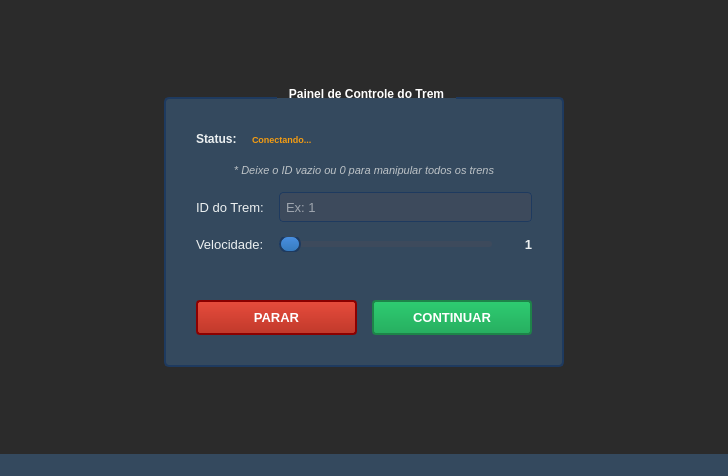
<?xml version="1.0" encoding="UTF-8"?>
<ui version="4.0">
 <class>ControlWindow</class>
 <widget class="QMainWindow" name="ControlWindow">
  <property name="geometry">
   <rect>
    <x>0</x>
    <y>0</y>
    <width>728</width>
    <height>476</height>
   </rect>
  </property>
  <property name="windowTitle">
   <string>Painel de Controle</string>
  </property>
  <property name="styleSheet">
   <string notr="true">QMainWindow {
	background-color: #2b2b2b;
}
QGroupBox {
	background-color: #34495e;
	border: 2px solid #1e3a5f;
	border-radius: 5px;
	margin-top: 10px;
	font-weight: bold;
	color: white;
}
QGroupBox::title {
	subcontrol-origin: margin;
	subcontrol-position: top center;
	padding: 0 10px;
	color: white;
}
QLabel {
	color: #ecf0f1;
}
QLineEdit {
	background-color: #3d4a5c;
	border: 1px solid #1e3a5f;
	border-radius: 4px;
	padding: 4px;
	color: white;
}
QLineEdit:focus {
	border: 2px solid #4a90e2;
	background-color: #455a6f;
}
QLineEdit:invalid {
	border: 2px solid #e74c3c;
	background-color: #5a3a3a;
}
QSlider::groove:horizontal {
	background-color: #3d4a5c;
	height: 6px;
	border-radius: 3px;
}
QSlider::handle:horizontal {
	background: qlineargradient(x1:0, y1:0, x2:0, y2:1, stop:0 #4a90e2, stop:1 #357abd);
	border: 2px solid #1e3a5f;
	width: 18px;
	height: 18px;
	margin: -6px 0;
	border-radius: 9px;
}
QSlider::handle:horizontal:hover {
	background: qlineargradient(x1:0, y1:0, x2:0, y2:1, stop:0 #5ba0f2, stop:1 #4580cd);
}
QSlider::sub-page:horizontal {
	background: qlineargradient(x1:0, y1:0, x2:0, y2:1, stop:0 #4a90e2, stop:1 #357abd);
	border-radius: 3px;
}</string>
  </property>
  <widget class="QWidget" name="centralwidget">
   <layout class="QVBoxLayout" name="verticalLayout_2">
    <item>
     <spacer name="verticalSpacer_top">
      <property name="orientation">
       <enum>Qt::Orientation::Vertical</enum>
      </property>
      <property name="sizeHint" stdset="0">
       <size>
        <width>20</width>
        <height>40</height>
       </size>
      </property>
     </spacer>
    </item>
    <item>
     <layout class="QHBoxLayout" name="horizontalLayout_main">
      <item>
       <spacer name="horizontalSpacer_left">
        <property name="orientation">
         <enum>Qt::Orientation::Horizontal</enum>
        </property>
        <property name="sizeHint" stdset="0">
         <size>
          <width>40</width>
          <height>20</height>
         </size>
        </property>
       </spacer>
      </item>
      <item>
       <widget class="QGroupBox" name="groupBox">
        <property name="minimumSize">
         <size>
          <width>400</width>
          <height>280</height>
         </size>
        </property>
        <property name="title">
         <string>Painel de Controle do Trem</string>
        </property>
        <layout class="QVBoxLayout" name="verticalLayout">
         <property name="spacing">
          <number>15</number>
         </property>
         <property name="leftMargin">
          <number>30</number>
         </property>
         <property name="topMargin">
          <number>30</number>
         </property>
         <property name="rightMargin">
          <number>30</number>
         </property>
         <property name="bottomMargin">
          <number>30</number>
         </property>
         <item>
          <layout class="QHBoxLayout" name="layoutStatus">
           <item>
            <widget class="QLabel" name="label_status">
             <property name="text">
              <string>Status:</string>
             </property>
             <property name="font">
              <font>
               <pointsize>9</pointsize>
               <bold>true</bold>
              </font>
             </property>
            </widget>
           </item>
           <item>
            <widget class="QLabel" name="label_connectionStatus">
             <property name="text">
              <string>Conectando...</string>
             </property>
             <property name="styleSheet">
              <string notr="true">color: #f39c12; font-weight: bold; font-size: 9px;</string>
             </property>
            </widget>
           </item>
           <item>
            <spacer name="horizontalSpacer_status">
             <property name="orientation">
              <enum>Qt::Orientation::Horizontal</enum>
             </property>
             <property name="sizeHint" stdset="0">
              <size>
               <width>40</width>
               <height>20</height>
              </size>
             </property>
            </spacer>
           </item>
          </layout>
         </item>
         <item>
          <widget class="QLabel" name="label_info">
           <property name="styleSheet">
            <string notr="true">color: #bdc3c7; font-style: italic; font-size: 11px;</string>
           </property>
           <property name="text">
            <string>* Deixe o ID vazio ou 0 para manipular todos os trens</string>
           </property>
           <property name="alignment">
            <set>Qt::AlignmentFlag::AlignCenter</set>
           </property>
          </widget>
         </item>
         <item>
          <layout class="QHBoxLayout" name="layoutId">
           <item>
            <widget class="QLabel" name="label_id">
             <property name="font">
              <font>
               <pointsize>10</pointsize>
              </font>
             </property>
             <property name="text">
              <string>ID do Trem:</string>
             </property>
            </widget>
           </item>
           <item>
            <widget class="QLineEdit" name="lineTrainId">
             <property name="minimumSize">
              <size>
               <width>0</width>
               <height>30</height>
              </size>
             </property>
             <property name="font">
              <font>
               <pointsize>10</pointsize>
              </font>
             </property>
             <property name="placeholderText">
              <string>Ex: 1</string>
             </property>
            </widget>
           </item>
          </layout>
         </item>
         <item>
          <layout class="QHBoxLayout" name="layoutSpeed">
           <item>
            <widget class="QLabel" name="label_speed">
             <property name="font">
              <font>
               <pointsize>10</pointsize>
              </font>
             </property>
             <property name="text">
              <string>Velocidade:</string>
             </property>
            </widget>
           </item>
           <item>
            <widget class="QSlider" name="sliderSpeed">
             <property name="cursor">
              <cursorShape>PointingHandCursor</cursorShape>
             </property>
             <property name="minimum">
              <number>1</number>
             </property>
             <property name="maximum">
              <number>100</number>
             </property>
             <property name="orientation">
              <enum>Qt::Orientation::Horizontal</enum>
             </property>
            </widget>
           </item>
           <item>
            <widget class="QLabel" name="labelSpeedValue">
             <property name="minimumSize">
              <size>
               <width>25</width>
               <height>0</height>
              </size>
             </property>
             <property name="font">
              <font>
               <pointsize>10</pointsize>
               <bold>true</bold>
              </font>
             </property>
             <property name="styleSheet">
              <string notr="true">color: #ecf0f1;</string>
             </property>
             <property name="text">
              <string>1</string>
             </property>
             <property name="alignment">
              <set>Qt::AlignmentFlag::AlignRight|Qt::AlignmentFlag::AlignTrailing|Qt::AlignmentFlag::AlignVCenter</set>
             </property>
            </widget>
           </item>
          </layout>
         </item>
         <item>
          <spacer name="verticalSpacer_middle">
           <property name="orientation">
            <enum>Qt::Orientation::Vertical</enum>
           </property>
           <property name="sizeHint" stdset="0">
            <size>
             <width>20</width>
             <height>10</height>
            </size>
           </property>
          </spacer>
         </item>
         <item>
          <layout class="QHBoxLayout" name="layoutButtons">
           <property name="spacing">
            <number>15</number>
           </property>
           <item>
            <widget class="QPushButton" name="btnTrainOff">
             <property name="minimumSize">
              <size>
               <width>0</width>
               <height>35</height>
              </size>
             </property>
             <property name="font">
              <font>
               <pointsize>10</pointsize>
               <bold>true</bold>
              </font>
             </property>
             <property name="cursor">
              <cursorShape>PointingHandCursor</cursorShape>
             </property>
             <property name="styleSheet">
              <string notr="true">QPushButton {
	background: qlineargradient(x1:0, y1:0, x2:0, y2:1, stop:0 #e74c3c, stop:1 #c0392b);
	color: white;
	border-radius: 4px;
	border: 2px solid #8b0000;
}
QPushButton:hover {
	background: qlineargradient(x1:0, y1:0, x2:0, y2:1, stop:0 #f55c4c, stop:1 #d14939);
	border: 2px solid #a00000;
}
QPushButton:pressed {
	background: qlineargradient(x1:0, y1:0, x2:0, y2:1, stop:0 #c0392b, stop:1 #a93226);
}</string>
             </property>
             <property name="text">
              <string>PARAR</string>
             </property>
            </widget>
           </item>
           <item>
            <widget class="QPushButton" name="btnTrainOn">
             <property name="minimumSize">
              <size>
               <width>0</width>
               <height>35</height>
              </size>
             </property>
             <property name="font">
              <font>
               <pointsize>10</pointsize>
               <bold>true</bold>
              </font>
             </property>
             <property name="cursor">
              <cursorShape>PointingHandCursor</cursorShape>
             </property>
             <property name="styleSheet">
              <string notr="true">QPushButton {
	background: qlineargradient(x1:0, y1:0, x2:0, y2:1, stop:0 #2ecc71, stop:1 #27ae60);
	color: white;
	border-radius: 4px;
	border: 2px solid #1e8449;
}
QPushButton:hover {
	background: qlineargradient(x1:0, y1:0, x2:0, y2:1, stop:0 #3edc81, stop:1 #37be70);
	border: 2px solid #229954;
}
QPushButton:pressed {
	background: qlineargradient(x1:0, y1:0, x2:0, y2:1, stop:0 #27ae60, stop:1 #219150);
}</string>
             </property>
             <property name="text">
              <string>CONTINUAR</string>
             </property>
            </widget>
           </item>
          </layout>
         </item>
        </layout>
       </widget>
      </item>
      <item>
       <spacer name="horizontalSpacer_right">
        <property name="orientation">
         <enum>Qt::Orientation::Horizontal</enum>
        </property>
        <property name="sizeHint" stdset="0">
         <size>
          <width>40</width>
          <height>20</height>
         </size>
        </property>
       </spacer>
      </item>
     </layout>
    </item>
    <item>
     <spacer name="verticalSpacer_bottom">
      <property name="orientation">
       <enum>Qt::Orientation::Vertical</enum>
      </property>
      <property name="sizeHint" stdset="0">
       <size>
        <width>20</width>
        <height>40</height>
       </size>
      </property>
     </spacer>
    </item>
   </layout>
  </widget>
  <widget class="QMenuBar" name="menubar">
   <property name="geometry">
    <rect>
     <x>0</x>
     <y>0</y>
     <width>728</width>
     <height>26</height>
    </rect>
   </property>
   <property name="styleSheet">
    <string notr="true">background-color: #34495e; color: white;</string>
   </property>
  </widget>
  <widget class="QStatusBar" name="statusbar">
   <property name="styleSheet">
    <string notr="true">background-color: #34495e; color: white;</string>
   </property>
  </widget>
 </widget>
 <resources/>
 <connections>
  <connection>
   <sender>sliderSpeed</sender>
   <signal>valueChanged(int)</signal>
   <receiver>labelSpeedValue</receiver>
   <slot>setNum(int)</slot>
   <hints>
    <hint type="sourcelabel">
     <x>200</x>
     <y>150</y>
    </hint>
    <hint type="destinationlabel">
     <x>300</x>
     <y>150</y>
    </hint>
   </hints>
  </connection>
 </connections>
</ui>
